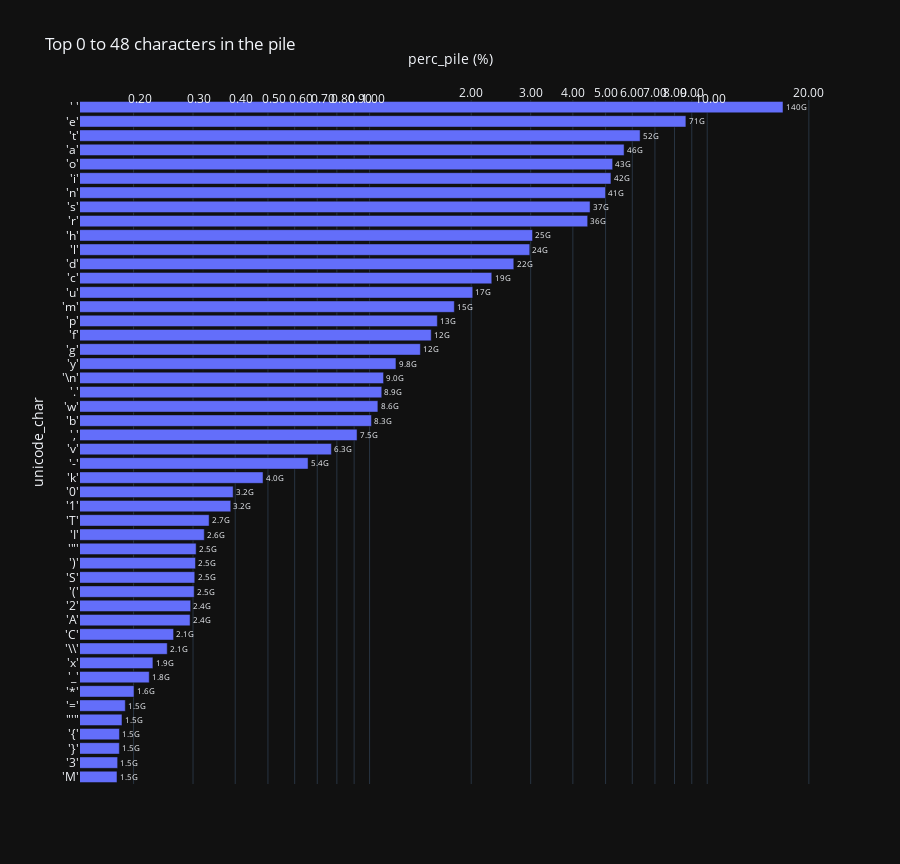
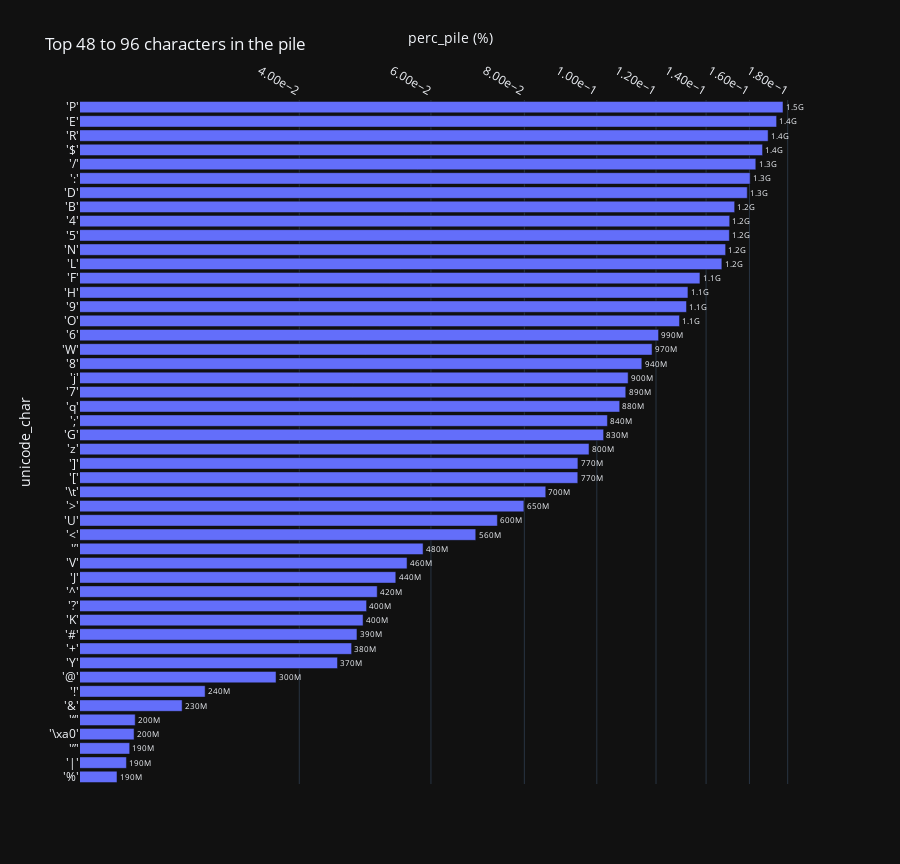
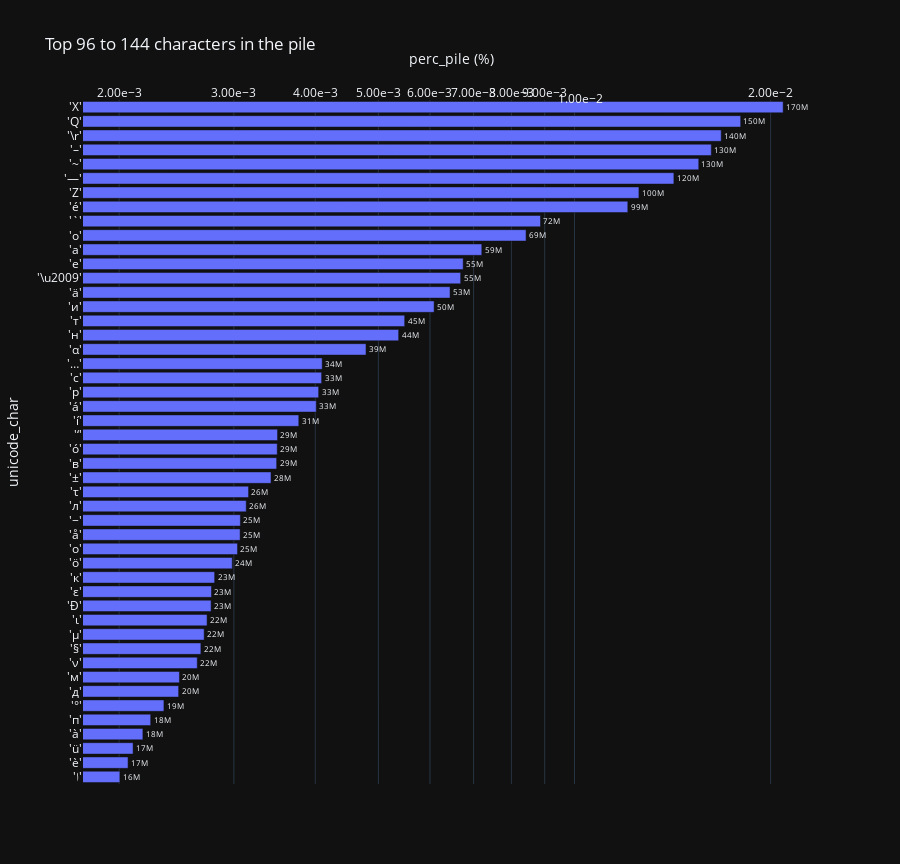
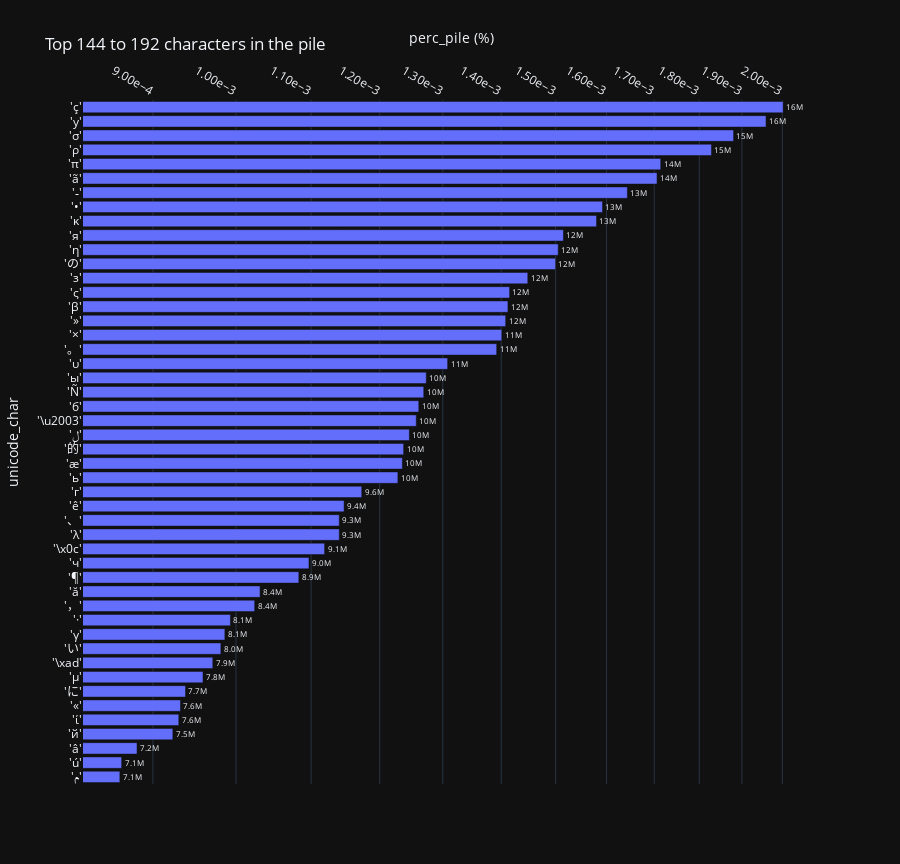

Notebook code cell kept with these figures, in order:
### Code cell
display_bar_chart(df, N=48, Nskip=0)
display_bar_chart(df, N=48, Nskip=48)
display_bar_chart(df, N=48, Nskip=96)
display_bar_chart(df, N=48, Nskip=144)
display_bar_chart(df, N=48, Nskip=192)
display_bar_chart(df, N=48, Nskip=240)
# display_bar_chart(df, N=48, Nskip=288)
# display_bar_chart(df, N=48, Nskip=336)
# display_bar_chart(df, N=48, Nskip=384)
# display_bar_chart(df, N=48, Nskip=432)
# display_bar_chart(df, N=48, Nskip=480)

### Figure 1 — Plotly figure (JSON) as saved in the notebook; plotly's stock layout.template omitted (floating-point values rounded to 4 significant figures)
{"data": [{"alignmentgroup": "True", "hovertemplate": "perc_pile=%{x}<br>unicode_char=%{y}<br>count=%{text}<extra></extra>", "legendgroup": "", "marker": {"color": "#636efa", "pattern": {"shape": ""}}, "name": "", "offsetgroup": "", "orientation": "h", "showlegend": false, "text": [1459739144, 1466126369, 1483286851, 1484409060, 1510260733, 1544785038, 1639521159, 1818661553, 1864919543, 2056264571, 2147294121, 2403057472, 2412307402, 2471174261, 2481102744, 2493131575, 2504271910, 2647259564, 2735813375, 3170815746, 3223902020, 3952338694, 5372513260, 6298238662, 7504194121, 8278131090, 8649077376, 8880391576, 8989858451, 9783695826, 11556145933, 12443018845, 12974445407, 14567629943, 16519780358, 18807135879, 21855575871, 24369164767, 24832426600, 36168709205, 36763232635, 40850372662, 42386770810, 42877173238, 46368235342, 51713290110, 70671182277, 137037802281], "textposition": "outside", "texttemplate": "%{text:.2s}", "type": "bar", "x": ["0.178605%", "0.179387%", "0.181486%", "0.181624%", "0.184787%", "0.189011%", "0.200602%", "0.222521%", "0.228181%", "0.251592%", "0.26273%", "0.294024%", "0.295156%", "0.302358%", "0.303573%", "0.305045%", "0.306408%", "0.323903%", "0.334738%", "0.387962%", "0.394458%", "0.483585%", "0.657349%", "0.770616%", "0.918169%", "1.012864%", "1.05825%", "1.086553%", "1.099946%", "1.197076%", "1.413942%", "1.522455%", "1.587477%", "1.78241%", "2.021263%", "2.301131%", "2.67412%", "2.981668%", "3.03835%", "4.425391%", "4.498134%", "4.998212%", "5.186197%", "5.246199%", "5.673345%", "6.327335%", "8.646911%", "16.767142%"], "xaxis": "x", "y": ["'M'", "'3'", "'}'", "'{'", "\"'\"", "'='", "'*'", "'_'", "'x'", "'\\\\'", "'C'", "'A'", "'2'", "'('", "'S'", "')'", "'\"'", "'I'", "'T'", "'1'", "'0'", "'k'", "'-'", "'v'", "','", "'b'", "'w'", "'.'", "'\\n'", "'y'", "'g'", "'f'", "'p'", "'m'", "'u'", "'c'", "'d'", "'l'", "'h'", "'r'", "'s'", "'n'", "'i'", "'o'", "'a'", "'t'", "'e'", "' '"], "yaxis": "y"}], "layout": {"barmode": "relative", "height": 864, "legend": {"tracegroupgap": 0}, "title": {"text": "Top 0 to 48 characters in the pile"}, "xaxis": {"anchor": "y", "domain": [0, 1], "side": "top", "tickformat": ".2f", "title": {"text": "perc_pile (%)"}, "type": "log"}, "yaxis": {"anchor": "x", "domain": [0, 1], "title": {"text": "unicode_char"}}}}

### Figure 2 — Plotly figure (JSON) as saved in the notebook; plotly's stock layout.template omitted (floating-point values rounded to 4 significant figures)
{"data": [{"alignmentgroup": "True", "hovertemplate": "perc_pile=%{x}<br>unicode_char=%{y}<br>count=%{text}<extra></extra>", "legendgroup": "", "marker": {"color": "#636efa", "pattern": {"shape": ""}}, "name": "", "offsetgroup": "", "orientation": "h", "showlegend": false, "text": [186481496, 191987887, 193914950, 196560210, 197241024, 227897398, 244635072, 304342294, 367753931, 384091123, 390489882, 397890977, 402187072, 415604790, 440072117, 455598390, 478652249, 562974169, 601725361, 652911911, 698373688, 770810696, 771101840, 797926899, 834573660, 844485653, 876961405, 893526156, 900055715, 938858364, 968849288, 988489103, 1054308329, 1077310488, 1082066816, 1122782340, 1201216915, 1215236963, 1229293385, 1230571792, 1249556651, 1299024857, 1310514637, 1333656468, 1361605023, 1385071432, 1421836648, 1450074956], "textposition": "outside", "texttemplate": "%{text:.2s}", "type": "bar", "x": ["0.022817%", "0.023491%", "0.023726%", "0.02405%", "0.024133%", "0.027884%", "0.029932%", "0.037238%", "0.044996%", "0.046995%", "0.047778%", "0.048684%", "0.049209%", "0.050851%", "0.053845%", "0.055744%", "0.058565%", "0.068882%", "0.073624%", "0.079886%", "0.085449%", "0.094312%", "0.094347%", "0.09763%", "0.102114%", "0.103326%", "0.1073%", "0.109327%", "0.110126%", "0.114873%", "0.118543%", "0.120946%", "0.128999%", "0.131813%", "0.132395%", "0.137377%", "0.146974%", "0.148689%", "0.150409%", "0.150566%", "0.152888%", "0.158941%", "0.160347%", "0.163178%", "0.166598%", "0.169469%", "0.173968%", "0.177423%"], "xaxis": "x", "y": ["'%'", "'|'", "'”'", "'\\xa0'", "'“'", "'&'", "'!'", "'@'", "'Y'", "'+'", "'#'", "'K'", "'?'", "'^'", "'J'", "'V'", "'’'", "'<'", "'U'", "'>'", "'\\t'", "'['", "']'", "'z'", "'G'", "';'", "'q'", "'7'", "'j'", "'8'", "'W'", "'6'", "'O'", "'9'", "'H'", "'F'", "'L'", "'N'", "'5'", "'4'", "'B'", "'D'", "':'", "'/'", "'$'", "'R'", "'E'", "'P'"], "yaxis": "y"}], "layout": {"barmode": "relative", "height": 864, "legend": {"tracegroupgap": 0}, "title": {"text": "Top 48 to 96 characters in the pile"}, "xaxis": {"anchor": "y", "domain": [0, 1], "side": "top", "tickformat": ".2e", "title": {"text": "perc_pile (%)"}, "type": "log"}, "yaxis": {"anchor": "x", "domain": [0, 1], "title": {"text": "unicode_char"}}}}

### Figure 3 — Plotly figure (JSON) as saved in the notebook; plotly's stock layout.template omitted (floating-point values rounded to 4 significant figures)
{"data": [{"alignmentgroup": "True", "hovertemplate": "perc_pile=%{x}<br>unicode_char=%{y}<br>count=%{text}<extra></extra>", "legendgroup": "", "marker": {"color": "#636efa", "pattern": {"shape": ""}}, "name": "", "offsetgroup": "", "orientation": "h", "showlegend": false, "text": [16384002, 16866545, 17174306, 17774422, 18273905, 19149214, 20173137, 20225184, 21544236, 21818971, 22077608, 22301831, 22621899, 22654837, 22908002, 24377373, 24835507, 25068251, 25089390, 25615653, 25823866, 27962890, 28524766, 28583718, 28611209, 30843200, 32809682, 33088243, 33438098, 33503802, 39112307, 43896646, 44848856, 49760010, 52638617, 54655562, 55146232, 58891718, 68861604, 72478678, 98672736, 102631971, 116126074, 126797888, 132552228, 137265373, 147048317, 170858094], "textposition": "outside", "texttemplate": "%{text:.2s}", "type": "bar", "x": ["0.002005%", "0.002064%", "0.002101%", "0.002175%", "0.002236%", "0.002343%", "0.002468%", "0.002475%", "0.002636%", "0.00267%", "0.002701%", "0.002729%", "0.002768%", "0.002772%", "0.002803%", "0.002983%", "0.003039%", "0.003067%", "0.00307%", "0.003134%", "0.00316%", "0.003421%", "0.00349%", "0.003497%", "0.003501%", "0.003774%", "0.004014%", "0.004048%", "0.004091%", "0.004099%", "0.004786%", "0.005371%", "0.005487%", "0.006088%", "0.006441%", "0.006687%", "0.006747%", "0.007206%", "0.008426%", "0.008868%", "0.012073%", "0.012557%", "0.014209%", "0.015514%", "0.016218%", "0.016795%", "0.017992%", "0.020905%"], "xaxis": "x", "y": ["'ا'", "'è'", "'ü'", "'à'", "'п'", "'°'", "'д'", "'м'", "'ν'", "'§'", "'μ'", "'ι'", "'Ð'", "'ε'", "'к'", "'ö'", "'ο'", "'å'", "'−'", "'л'", "'τ'", "'±'", "'в'", "'ó'", "'‘'", "'í'", "'á'", "'р'", "'с'", "'…'", "'α'", "'н'", "'т'", "'и'", "'ä'", "'\\u2009'", "'е'", "'а'", "'о'", "'`'", "'é'", "'Z'", "'—'", "'~'", "'–'", "'\\r'", "'Q'", "'X'"], "yaxis": "y"}], "layout": {"barmode": "relative", "height": 864, "legend": {"tracegroupgap": 0}, "title": {"text": "Top 96 to 144 characters in the pile"}, "xaxis": {"anchor": "y", "domain": [0, 1], "side": "top", "tickformat": ".2e", "title": {"text": "perc_pile (%)"}, "type": "log"}, "yaxis": {"anchor": "x", "domain": [0, 1], "title": {"text": "unicode_char"}}}}

### Figure 4 — Plotly figure (JSON) as saved in the notebook; plotly's stock layout.template omitted (floating-point values rounded to 4 significant figures)
{"data": [{"alignmentgroup": "True", "hovertemplate": "perc_pile=%{x}<br>unicode_char=%{y}<br>count=%{text}<extra></extra>", "legendgroup": "", "marker": {"color": "#636efa", "pattern": {"shape": ""}}, "name": "", "offsetgroup": "", "orientation": "h", "showlegend": false, "text": [7055811, 7066773, 7205171, 7539952, 7597836, 7614972, 7666286, 7837686, 7932096, 8018973, 8062416, 8119688, 8372819, 8428209, 8851826, 8969371, 9142878, 9314968, 9316362, 9370651, 9590877, 10034475, 10092471, 10109105, 10186826, 10271272, 10303051, 10369558, 10405728, 10692037, 11380338, 11451152, 11508496, 11537950, 11565958, 11836722, 12257857, 12300562, 12381863, 12915074, 13014682, 13431424, 13945133, 14005643, 14943061, 15368194, 16012712, 16360691], "textposition": "outside", "texttemplate": "%{text:.2s}", "type": "bar", "x": ["0.000863%", "0.000865%", "0.000882%", "0.000923%", "0.00093%", "0.000932%", "0.000938%", "0.000959%", "0.000971%", "0.000981%", "0.000986%", "0.000993%", "0.001024%", "0.001031%", "0.001083%", "0.001097%", "0.001119%", "0.00114%", "0.00114%", "0.001147%", "0.001173%", "0.001228%", "0.001235%", "0.001237%", "0.001246%", "0.001257%", "0.001261%", "0.001269%", "0.001273%", "0.001308%", "0.001392%", "0.001401%", "0.001408%", "0.001412%", "0.001415%", "0.001448%", "0.0015%", "0.001505%", "0.001515%", "0.00158%", "0.001592%", "0.001643%", "0.001706%", "0.001714%", "0.001828%", "0.00188%", "0.001959%", "0.002002%"], "xaxis": "x", "y": ["'م'", "'ú'", "'â'", "'й'", "'ί'", "'«'", "'に'", "'µ'", "'\\xad'", "'い'", "'γ'", "'·'", "'，'", "'ă'", "'¶'", "'ч'", "'\\x0c'", "'λ'", "'、'", "'ê'", "'г'", "'ь'", "'æ'", "'的'", "'ل'", "'\\u2003'", "'б'", "'Ñ'", "'ы'", "'υ'", "'。'", "'×'", "'»'", "'β'", "'ς'", "'з'", "'の'", "'η'", "'я'", "'κ'", "'•'", "'‐'", "'ã'", "'π'", "'ρ'", "'σ'", "'у'", "'ç'"], "yaxis": "y"}], "layout": {"barmode": "relative", "height": 864, "legend": {"tracegroupgap": 0}, "title": {"text": "Top 144 to 192 characters in the pile"}, "xaxis": {"anchor": "y", "domain": [0, 1], "side": "top", "tickformat": ".2e", "title": {"text": "perc_pile (%)"}, "type": "log"}, "yaxis": {"anchor": "x", "domain": [0, 1], "title": {"text": "unicode_char"}}}}
